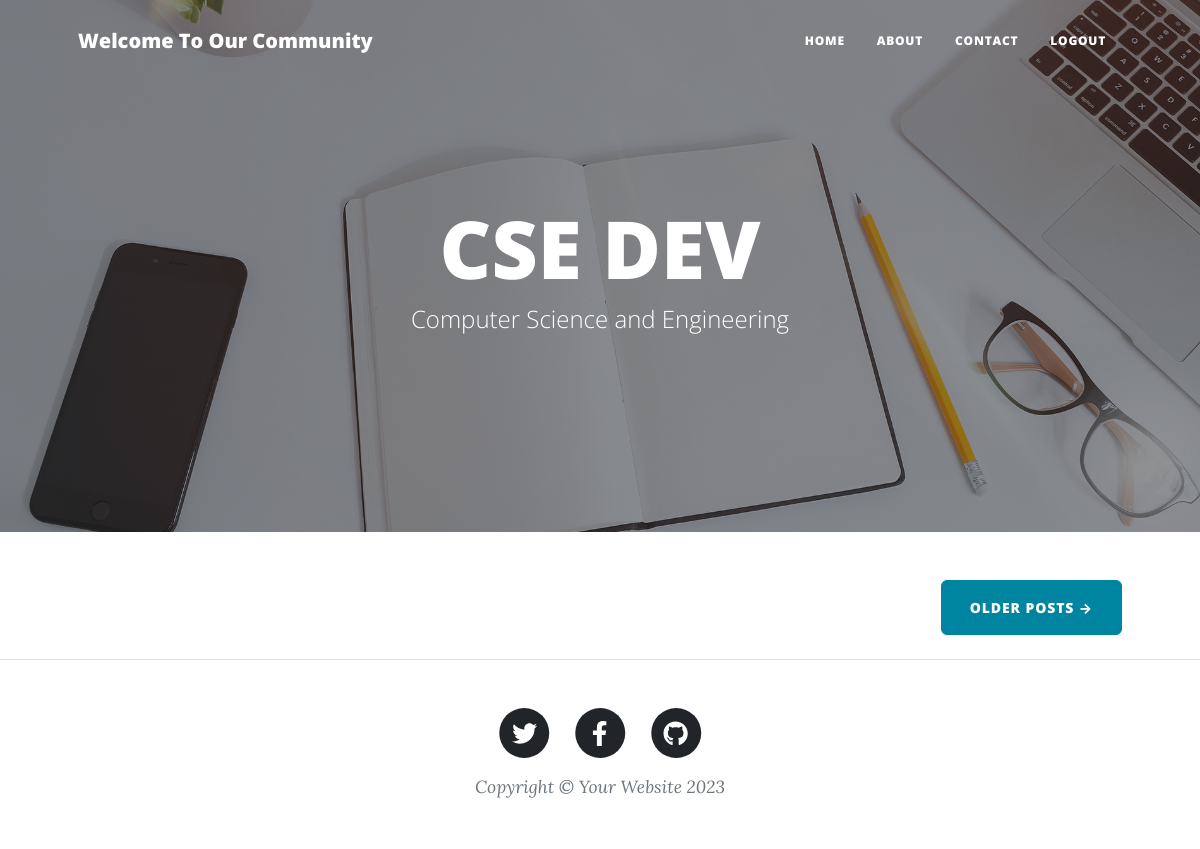
/home/, run on an earlier commit of the app's database.
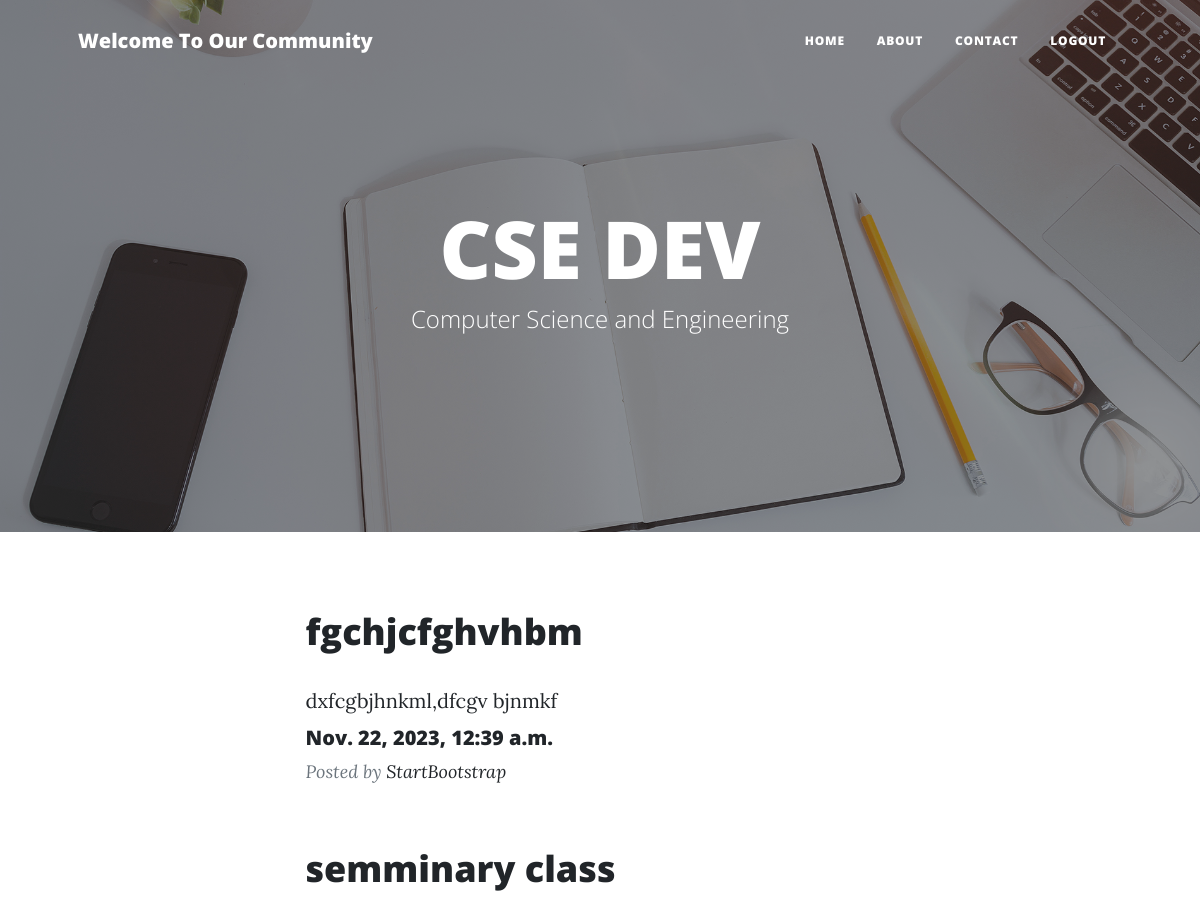
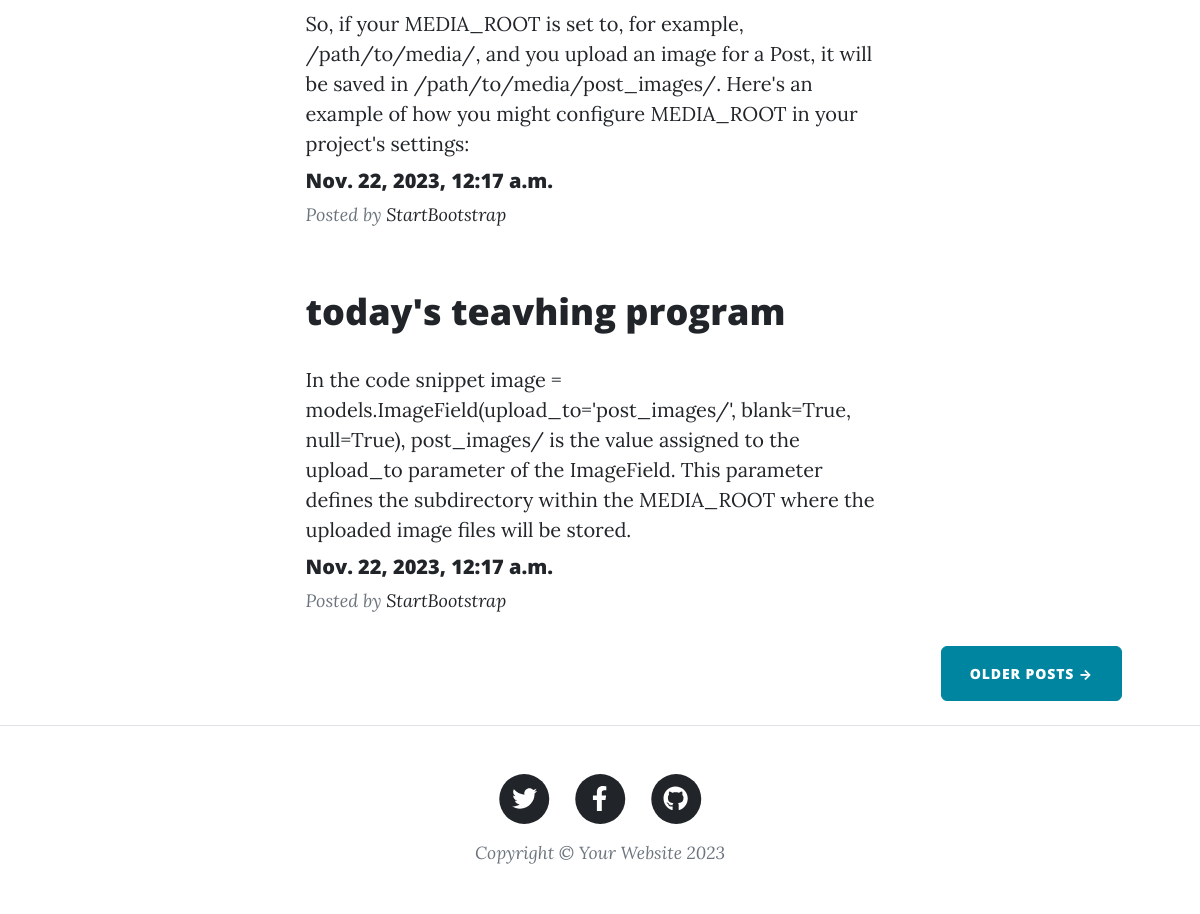
And on a later commit of the database (2 pictures, top to bottom).
### pro/models.py (models this page shows)
class Post(models.Model):
    title = models.CharField(max_length=200)
    body = models.CharField(max_length=10000000)
    date = models.DateTimeField(default=datetime.now, blank=True, editable=False)

### pro/views.py (the view)
# urls.py: path('home/', views.home, name='home'),
def home(request):
        posts=Post.objects.all()
        return render(request, 'home.html',{'posts':posts})

### template/home.html (shortened to what the changed rows need)
<!DOCTYPE html>
<html lang="en">
    <head>
        <link rel="stylesheet" href="https://cdn.jsdelivr.net/npm/bootstrap@5.3.2/dist/css/bootstrap.min.css">
        {% load static %}
        <link href="{% static 'css/styles.css' %}" rel="stylesheet" />
    </head>
    <body>
        <header class="masthead" style="background-image: url('{% static 'assets/img/home-bg.jpg' %}')">
            <div class="container position-relative px-4 px-lg-5">
                <div class="row gx-4 gx-lg-5 justify-content-center">
                    <div class="col-md-10 col-lg-8 col-xl-7">
                        <div class="site-heading">
                            <h1>CSE DEV</h1>
                        </div>
                    </div>
                </div>
            </div>
        </header>
        <div class="container px-4 px-lg-5">
            <div class="row gx-4 gx-lg-5 justify-content-center">
                {% for post in posts reversed %}
                    <div class="col-md-10 col-lg-8 col-xl-7">
                        <div class="post-preview">
                            <a href="#">
                                <h2 class="post-title">{{ post.title }}</h2>
                                <p class="post-subtitle">{{ post.body }}</p>
                                <h5>{{ post.date }}</h5>
                            </a>
                            <p class="post-meta">
                                Posted by
                                <a href="#!">StartBootstrap</a>
                            </p>
                        </div>
                    </div>
                {% endfor %}
            </div>
        </div>
    </body>
</html>

What changed in the data, as far as the page shows it:
added Post: title "fgchjcfghvhbm", body "dxfcgbjhnkml,dfcgv bjnmkf", date "Nov. 22, 2023, 12:39 a.m."
added Post: title "semminary class", body "So, if your MEDIA_ROOT is set to, for example, /path/to/media/, and you upload an image for a Post, it will be saved in /path/to/media/post_images/. Here's an example of how you might configure MEDIA_ROOT in your project's settings:", date "Nov. 22, 2023, 12:17 a.m."
added Post: title "today's teavhing program", body "In the code snippet image = models.ImageField(upload_to='post_images/', blank=True, null=True), post_images/ is the value assigned to the upload_to parameter of the ImageField. This parameter defines the subdirectory within the MEDIA_ROOT where the uploaded image files will be stored.", date "Nov. 22, 2023, 12:17 a.m."
